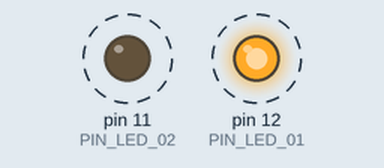
This sketch was run on a simulated Arduino Uno, built with avr-gcc and run on an emulated ATmega328P. Parts: output pins drawn as LEDs (lit = HIGH). Dashed ring = blinking.

Above: at 0.5 s.
Timing chart, 0 to 4.6 s (numbered marks = the images above):
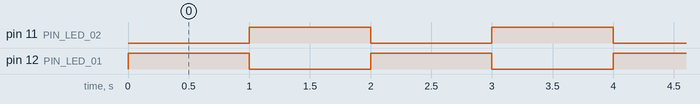

The sketch:

doisleds.ino
```cpp
const int PIN_LED_01=12;
const int PIN_LED_02=11;
void setup() {
  // put your setup code here, to run once:
  pinMode(PIN_LED_01,OUTPUT);
  pinMode(PIN_LED_02,OUTPUT);

}

void loop() {
  // put your main code here, to run repeatedly:

  digitalWrite(PIN_LED_01,HIGH);
  digitalWrite(PIN_LED_02,LOW);
  delay(1000);
  digitalWrite(PIN_LED_01,LOW);
  digitalWrite(PIN_LED_02,HIGH);
  delay(1000);

}
```

Measured:
- by itself, pin 11 (PIN_LED_02), pin 12 (PIN_LED_01): alternates HIGH for 1.0 s and LOW for 1.0 s
